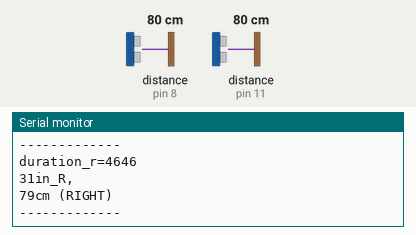
A sketch run on a simulated Arduino Uno, built with avr-gcc and run on an emulated ATmega328P. Parts: the last lines printed to the serial monitor. Wiring (inferred from the names in the program): 2 × ultrasonic range finder: trigger pin 10, echo pin 8 / trigger pin 12, echo pin 11. The test bench sets the inputs (shaded band); at power-on: distance to the obstacle (sensors on pin 8, pin 11) 80 cm. The echo pulse lasts 58.3 µs per cm.

Above: at 1.8 s.
1.9 s: distance to the obstacle (sensor on pin 8) set to 2 cm
At 3.19 s:
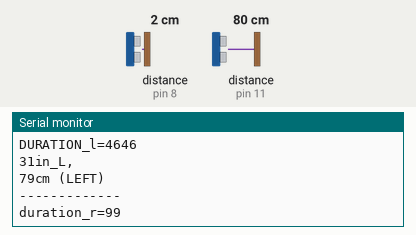
3.4 s: distance to the obstacle (sensor on pin 11) set to 2 cm
At 4.7 s:
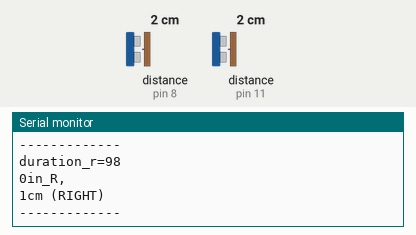
4.9 s: distance to the obstacle (sensor on pin 8) set to 4 cm
At 5.8 s:
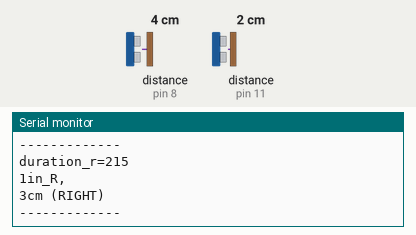
6.4 s: distance to the obstacle (sensor on pin 11) set to 4 cm
At 7.2 s:
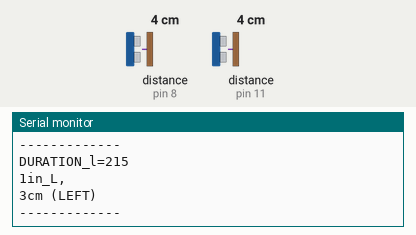
Timing chart, 0 to 8.9 s (numbered marks = the images above; inputs shaded):
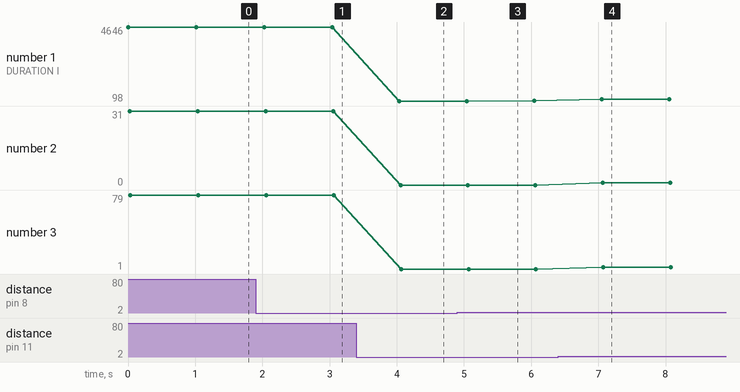

Measured:
- after the input at 1.9 s, the serial monitor: prints a new line after 0.28 s (image 1)
- after the input at 3.4 s, the serial monitor: prints a new line after 0.64 s (image 2)
- after the input at 4.9 s, the serial monitor: prints a new line after 0.29 s (image 3)
- after the input at 6.4 s, the serial monitor: prints a new line after 0.65 s (image 4)
- plotted number 1: 4646 → 98 after the input at 3.4 s

The sketch:

HC-SR04_distance_detection_L-R.ino
```cpp
/*
 * created by Rui Santos, https://randomnerdtutorials.com
 *
 * Complete Guide for Ultrasonic Sensor HC-SR04
 *
    Ultrasonic sensor Pins:
        VCC: +5VDC
        Trig : Trigger (INPUT) - Pin11
        Echo: Echo (OUTPUT) - Pin 12
        GND: GND
 */
// ====================  LEFT    ================
int trigPin_L = 12;    // Trigger L
int echoPin_L = 11;    // Echo L
// ====================  END LEFT ================


// ====================  RIGHT ================
int trigPin_R = 10;    // Trigger R
int echoPin_R = 8;    // Echo R
// ====================  END RIGHT ================
long duration_L, cm_L, inches_L;
long duration_R, cm_R, inches_R;

/*
====================    credits    ===============
Original tutorual code to detect basic distance was copied from:
https://randomnerdtutorials.com/complete-guide-for-ultrasonic-sensor-hc-sr04/

====================    notes      ===============


*/

// --------------------------

void setup() {
  //Serial Port begin
  Serial.begin (9600);
  //Define inputs and outputs
  pinMode(trigPin_L, OUTPUT);
  pinMode(trigPin_R, OUTPUT);
  pinMode(echoPin_L, INPUT);
  pinMode(echoPin_R, INPUT);
}

void loop() {
  // The sensor is triggered by a HIGH pulse of 10 or more microseconds.
  // Give a short LOW pulse beforehand to ensure a clean HIGH pulse:
  // for both sensors

  // ==========   PULSES   ==============
  digitalWrite(trigPin_L, LOW);
  delayMicroseconds(5);
  digitalWrite(trigPin_L, HIGH);
   digitalWrite(trigPin_L, LOW);


  // ==========   pulses   END ==============


  // Read the signal from the sensor: a HIGH pulse whose
  // duration is the time (in microseconds) from the sending
  // of the ping to the reception of its echo off of an object.

  // ==========   READ   ==========

  duration_L = pulseIn(echoPin_L, HIGH);
   // ==========   END READ   ==========

// ====================== LEFT ================
// Convert the time into a distance
  cm_L = (duration_L/2) / 29.1;     // Divide by 29.1 or multiply by 0.0343
  inches_L = (duration_L/2) / 74;   // Divide by 74 or multiply by 0.0135

  Serial.print("DURATION_l=");
  Serial.print(duration_L);
  Serial.println();
  Serial.print(inches_L);
  Serial.print("in_L, ");
  Serial.println();
  Serial.print(cm_L);
  Serial.print("cm (LEFT)");
  Serial.println();
  Serial.print("-------------");
  Serial.println();


  if (inches_L < 12) {
    digitalWrite(13,HIGH);
  }

  if (inches_L > 12) {
    digitalWrite(13,LOW);
  }
 delay(150);
// ==================== END LEFT  ============
 digitalWrite(trigPin_R, LOW);
  delayMicroseconds(5);
  digitalWrite(trigPin_R, HIGH);
  delayMicroseconds(15);
  digitalWrite(trigPin_R, LOW);
 // ==================   RIGHT ==============
  duration_R = pulseIn(echoPin_R, HIGH);
 // Convert the time into a distance
  cm_R = (duration_R/2) / 29.1;     // Divide by 29.1 or multiply by 0.0343
  inches_R = (duration_R/2) / 74;   // Divide by 74 or multiply by 0.0135

  Serial.print("duration_r=");
  Serial.print(duration_R);
  Serial.println();
  Serial.print(inches_R);
  Serial.print("in_R, ");
  Serial.println();
  Serial.print(cm_R);
  Serial.print("cm (RIGHT)");
  Serial.println();
  Serial.print("-------------");
  Serial.println();
  Serial.println();

  delay(850);
}
```
